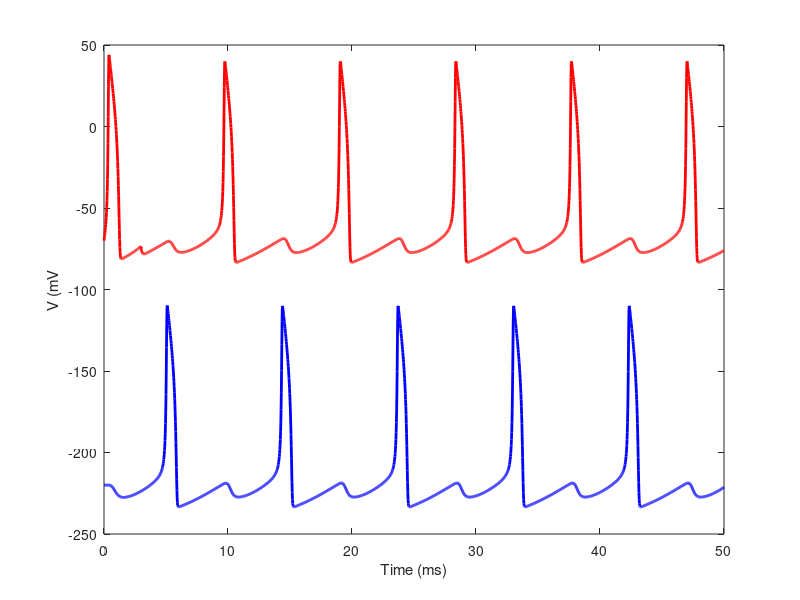
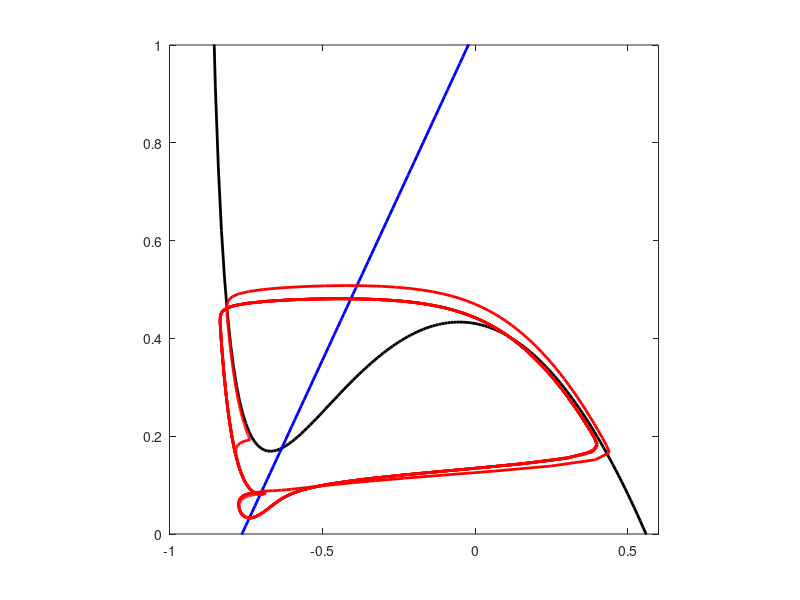

These charts were generated, in order, by the following MATLAB code:
% fwd Euler for Clione swimming
clear all; hold off;

Total_Neurons = 8;  %Solve for this number of interacting Neurons
DT = 0.02;  %Time increment as fraction of time constant
Final_Time = 50;   %Final time value for calculation
Last = Final_Time/DT + 1;  %Last time step
Time = DT*[0:Last-1];  %Time vector
Tau = 0.8;  %Neural time constants in msec
TauR = 1.9;
TauSyn = 1.0;
ESyn = -0.92;   % for inhibitory synapses; 0 at excitatory
synThres=-0.20; %Threshold for IPSP conductance change
PIRoff=0;

k=9; % inhibitory gain
dorsalStim=0.5; % stimulus to dorsal neuron
I=dorsalStim; 

dorsalV=zeros(1,Last);
ventralV=zeros(1,Last);
dorsalV(1)=-0.70;
ventralV(1)=-0.70;
dorsalR=zeros(1,Last);
ventralR=zeros(1,Last);
dorsalR(1)=0.088;
ventralR(1)=0.088;
dorsalF=zeros(1,Last);
ventralF=zeros(1,Last);
dorsalF(1)=0;
ventralF(1)=0;
dorsalg=zeros(1,Last);
ventralg=zeros(1,Last);
dorsalg(1)=0;
ventralg(1)=0;

for t = 2:Last
	dorsalV(t)=dorsalV(t-1) + DT/Tau*(I - (17.81+47.71*dorsalV(t-1)+32.63*(dorsalV(t-1))^2)*(dorsalV(t-1)-0.55) - 26.0*dorsalR(t-1)*(dorsalV(t-1)+0.92) - k*(dorsalg(t-1))*(dorsalV(t-1)-ESyn)); 
    ventralV(t)=ventralV(t-1) + DT/Tau*(0 - (17.81+47.71*ventralV(t-1)+32.63*(ventralV(t-1))^2)*(ventralV(t-1)-0.55) - 26.0*ventralR(t-1)*(ventralV(t-1)+0.92) - k*(ventralg(t-1))*(ventralV(t-1)-ESyn)); 
    if t==150
        I=0;
    end
    
    dorsalR(t)=dorsalR(t-1) + DT/TauR*(1.03+1.35*(dorsalV(t-1))-dorsalR(t-1)+(dorsalV(t-1)+0.38)^2*3.3*PIRoff);
    ventralR(t)=ventralR(t-1) + DT/TauR*(1.03+1.35*(ventralV(t-1))-ventralR(t-1)+(ventralV(t-1)+0.38)^2*3.3*PIRoff);
    
    if ventralV(t-1)-synThres > 0
        Hstep=1;
    else
        Hstep=0;
    end
    dorsalF(t)=dorsalF(t-1) + DT/TauSyn*(-dorsalF(t-1) + Hstep);
    if dorsalV(t-1)-synThres > 0
        Hstep=1;
    else
        Hstep=0;
    end
    ventralF(t)=ventralF(t-1) + DT/TauSyn*(-ventralF(t-1) + Hstep);
    
    dorsalg(t)=dorsalg(t-1) + DT/TauSyn*(-dorsalg(t-1) + dorsalF(t-1));
    ventralg(t)= ventralg(t-1) + DT/TauSyn*(-ventralg(t-1) + ventralF(t-1));
end;


figure(1), ZA = plot(Time, 100*dorsalV, 'r', Time, 100*ventralV-150, 'b-'); set(ZA, 'LineWidth', 2);
ylabel('V (mV'); xlabel('Time (ms)');

VV = -0.9:0.01:1.5;
DVdt = -0.5*((1.37 + 3.67*VV + 2.51*VV.^2).*(VV - 0.55) - dorsalStim/13)./(VV + 0.92);
DRdt = 1.35*VV + 1.03;
figure(2), ZB = plot(VV, DVdt, 'k-', VV, DRdt, 'b-', dorsalV, dorsalR, 'r-'); axis([-1, 0.6, 0, 1]);
set(ZB, 'LineWidth', 2); axis square;
% %Next lines calculate spike rate
% Spikes = (X(1, 1:Last - 1) < -0.2).*(X(1, 2:Last) >= -0.2);
% SpkTime = zeros(1, sum(Spikes));
% Nspk = 1;  %Number of spike
% for T = 1:length(Spikes);  %Calculate spike rate for all interspike intervals
% 	if Spikes(T) == 1; SpkTime(Nspk) = T*DT; Nspk = Nspk + 1; end;
% end;
% Final = length(SpkTime);
% Rates = 1000./(SpkTime(2:Final) - SpkTime(1:Final - 1));
% Leng = length(Rates);
% Red_Rate = mean(Rates(Leng/2:Leng))
% %Next lines calculate blue spike rate
% Spikes = (X(3, 1:Last - 1) < -0.2).*(X(3, 2:Last) >= -0.2);
% SpkTime = zeros(1, sum(Spikes));
% Nspk = 1;  %Number of spike
% for T = 1:length(Spikes);  %Calculate spike rate for all interspike intervals
% 	if Spikes(T) == 1; SpkTime(Nspk) = T*DT; Nspk = Nspk + 1; end;
% end;
% Final = length(SpkTime);
% BRates = 1000./(SpkTime(2:Final) - SpkTime(1:Final - 1));
% Leng = length(BRates);
% Blue_Rate = mean(BRates(Leng/2:Leng))
